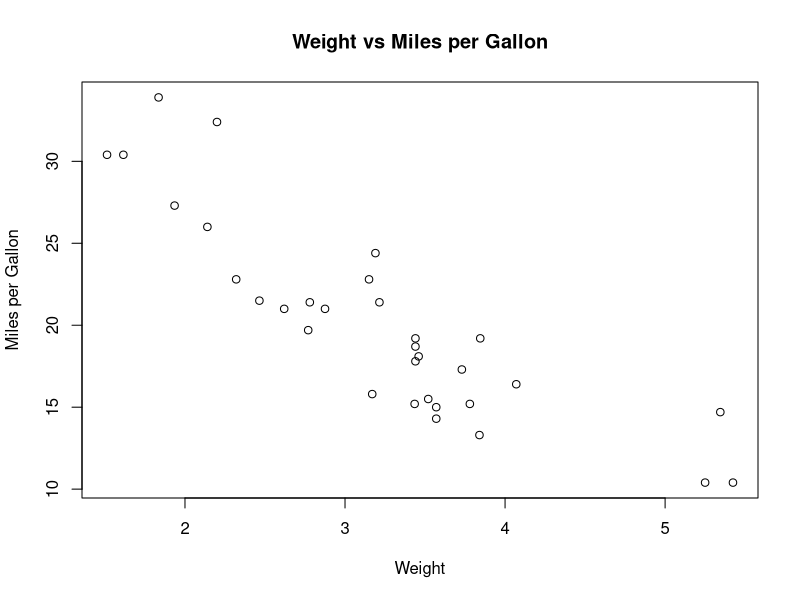

Recreate this plot in R.
## ---- chunk 1
knitr::opts_chunk$set(echo = TRUE)
## ---- chunk 2
head(mtcars)
## ---- chunk 3
summary(mtcars)
## ---- chunk 4
plot(mtcars$wt, mtcars$mpg, xlab = "Weight", ylab = "Miles per Gallon", main = "Weight vs Miles per Gallon")

